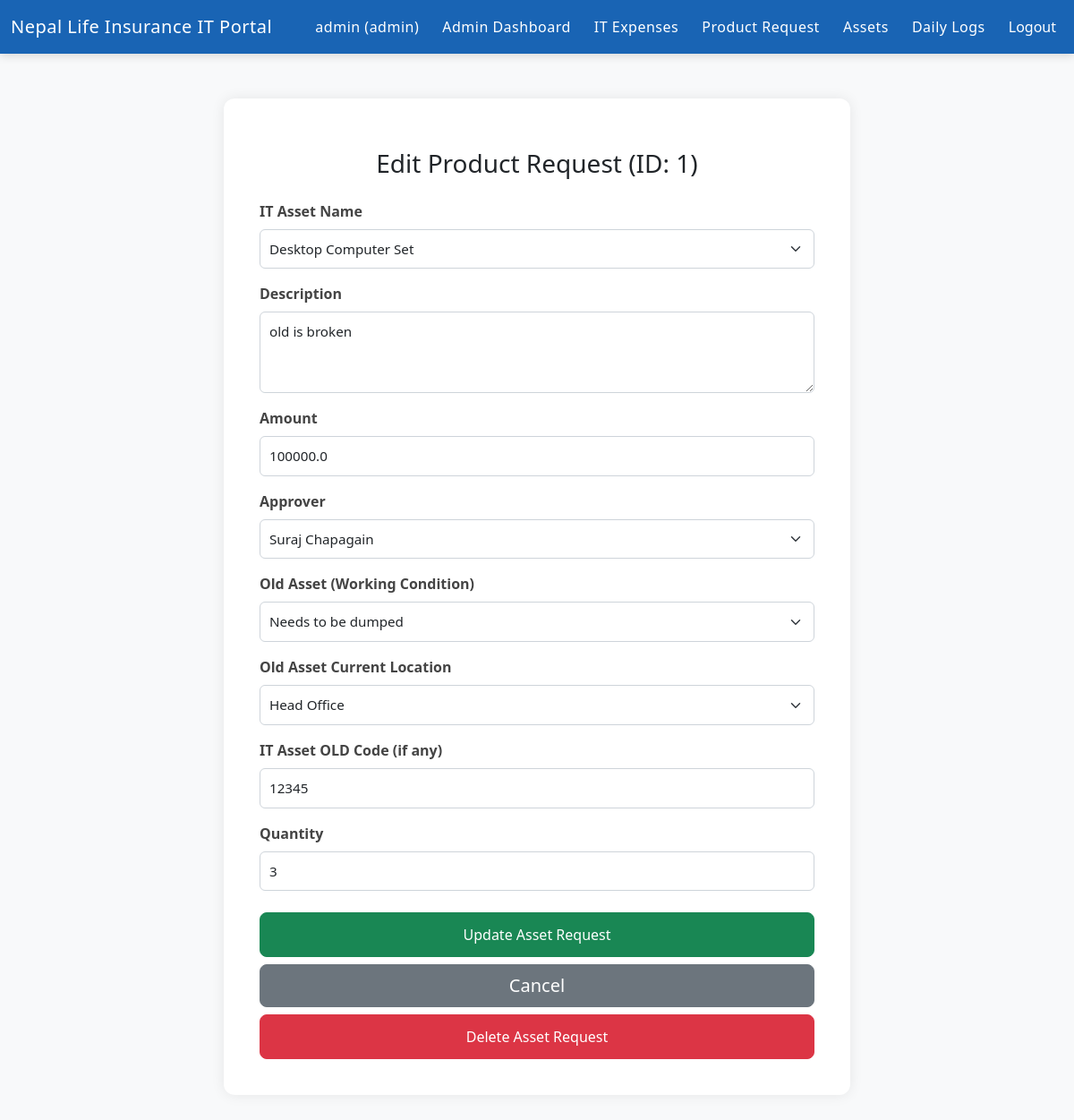
The app's page /admin/product-requests/edit/1 (signed in) with its own data.
### website/models.py (models this page shows)
class User(db.Model, UserMixin):
    id = db.Column(db.Integer, primary_key=True)
    username = db.Column(db.String(150), unique=True, nullable=False)
    password_hash = db.Column(db.String(200), nullable=False)
    role = db.Column(db.String(50), nullable=False)

class AssetRequest(db.Model):
    id = db.Column(db.Integer, primary_key=True)
    branch = db.Column(db.String(100), nullable=False)
    asset_name = db.Column(db.String(100), nullable=False)
    description = db.Column(db.Text, nullable=False)
    amount = db.Column(db.Float)
    approver = db.Column(db.String(120), nullable=False)
    old_condition = db.Column(db.String(100))
    old_location = db.Column(db.String(100))
    attachment = db.Column(db.String(200))
    old_code = db.Column(db.String(100))
    quantity = db.Column(db.Integer, nullable=False)
    date_requested = db.Column(db.DateTime, default=datetime.utcnow)

### website/admin.py (the view, shortened to what this page needs)
@admin.route('/admin/product-requests/edit/<int:product_id>', methods=['GET', 'POST'])
@login_required
@role_required('admin')
def edit_product(product_id):
    product = AssetRequest.query.get_or_404(product_id)
    return render_template('edit_product.html', product=product,approver_names=approver_names)

### website/__init__.py (called while the page is built)
def create_app():
    app = Flask(__name__)
    app.config['SECRET_KEY'] = 'NLICWEB'
    app.config['SQLALCHEMY_DATABASE_URI'] = 'sqlite:///asset_app.db'
    app.config['SQLALCHEMY_TRACK_MODIFICATIONS'] = False
    db.init_app(app)
    from .models import User
    login_manager.login_view = 'auth.login'
    login_manager.init_app(app)
    @login_manager.user_loader
    def load_user(user_id):
        return User.query.get(int(user_id))
    from . import models
    with app.app_context():
        db.create_all()
    from .views import views
    from .auth import auth
    from .admin import admin
    app.register_blueprint(views, url_prefix='/')
    app.register_blueprint(auth, url_prefix='/')
    app.register_blueprint(admin, url_prefix='/')
    return app

### website/utils.py (called while the page is built)
def role_required(*roles):
    def decorator(f):
        @wraps(f)
        def wrapper(*args, **kwargs):
            if not current_user.is_authenticated:
                flash('Please log in to access this page.', 'warning')
                return redirect(url_for('auth.login', next=request.url))
            if current_user.role not in roles:
                return render_template('403.html'), 403
            return f(*args, **kwargs)
        return wrapper
    return decorator

### website/templates/edit_product.html (shortened to what this page needs)
{% extends 'base.html' %}
{% block content %}
<div class="asset-form container">
    <div class="text-center mb-4">
            <h3 class="mt-3">Edit Product Request (ID: {{ product.id }})</h3>
        </div>
    <div class="card-body">
        <form method="POST">
            <div class="mb-3">
            <label for="assetName" class="form-label">IT Asset Name</label>
            <select class="form-select" id="asset_name" name="asset_name" required>
                <option value="{{ product.asset_name }}">{{ product.asset_name }}</option>
            </select>
            </div>
            <div class="mb-3">
                <label for="description" class="form-label">Description</label>
                <textarea name="description" id="description" class="form-control" rows="3" required>{{ product.description }}</textarea>
            </div>
            <div class="mb-3">
                <label for="amount" class="form-label">Amount</label>
                <input type="number" step="0.01" name="amount" id="amount" class="form-control" value="{{ product.amount }}" required>
            </div>
            <div class="mb-3">
            <label for="approver" class="form-label">Approver</label>
            <select class="form-select" id="approver" name="approver" required>
                {% for email, name in approver_names.items() %}
                <option value="{{ email }}" {% if product.approver == email %}selected{% endif %}>
                {{ name }}
                 </option>
                {% endfor %}
            </select>
            </div>
            <div class="mb-3">
            <label for="approver" class="form-label">Old Asset (Working Condition)</label>
            <select class="form-select" id="old_condition" name="old_condition" required>
                <option value="{{ product.old_condition }}">{{ product.old_condition }}</option>
            </select>
            </div>
            <div class="mb-3">
            <label for="approver" class="form-label">Old Asset Current Location</label>
            <select class="form-select" id="old_location" name="old_location" required>
                <option value="{{ product.old_location }}">{{ product.old_location }}</option>
            </select>
            </div>
            <div class="mb-3">
            <label for="oldCode" class="form-label">IT Asset OLD Code (if any)</label>
            <input type="text" class="form-control" id="oldCode" name="old_code" value = "{{ product.old_code}}">
            </div>
            <div class="mb-3">
            <label for="quantity" class="form-label">Quantity</label>
            <input type="number" class="form-control" id="quantity" name="quantity" min="1" value="{{ product.quantity}}" required>
            </div>
            <div class="d-grid gap-2 mt-4">
            <button type="submit" class="btn btn-success px-5">Update Asset Request</button>
            <a href="{{ url_for('admin.product') }}" class="btn btn-secondary btn-lg ">Cancel</a>
            </div>
        </form>
        <form method="POST" action="{{ url_for('admin.delete_product', product_id=product.id) }}" onsubmit="return confirm('Are you sure you want to delete this request?');">
        <button type="submit" class="btn btn-danger btn-sm mt-2">Delete Asset Request</button>
    </div>
</div>
{% endblock %}

### website/templates/base.html (shortened to what this page needs)
<!DOCTYPE html>
<html lang="en">
<head>
    <link href="https://cdn.jsdelivr.net/npm/bootstrap@5.3.3/dist/css/bootstrap.min.css" rel="stylesheet">
    <link rel="stylesheet" href="{{ url_for('static', filename='css/form.css') }}">
    <link rel="stylesheet" href="{{ url_for('static', filename='css/nav.css') }}">
</head>
<body class="bg-light">
    <nav class="navbar navbar-expand-lg navbar-dark bg-primary sticky">
    <div class="container-fluid">
        <a class="navbar-brand" href="{{ url_for('views.home') }}">Nepal Life Insurance IT Portal</a>
        <div class="collapse navbar-collapse" id="navbarNav">
            <ul class="navbar-nav ms-auto">
                {% if current_user.is_authenticated %}
                    <li class="nav-item">
                        <span class="nav-link text-white">
                            {{ current_user.username }} ({{ current_user.role }})
                        </span>
                    </li>
                    {% if current_user.role == 'admin' %}
                        <li class="nav-item">
                            <a class="nav-link" href="{{ url_for('admin.admin_dashboard') }}">Admin Dashboard</a>
                        </li>
                    {% endif %}
                    <li class="nav-item"><a class="nav-link" href="{{ url_for('views.expenses') }}">IT Expenses</a></li>
                    <li class="nav-item"><a class="nav-link" href="{{ url_for('views.product') }}">Product Request</a></li>
                    <li class="nav-item"><a class="nav-link" href="{{ url_for('views.assets') }}">Assets</a></li>
                    <li class="nav-item"><a class="nav-link" href="{{ url_for('views.logs') }}">Daily Logs</a></li>
                    <li class="nav-item">
                        <form method="POST" action="{{ url_for('auth.logout') }}">
                            <button type="submit" class="btn btn-outline-light btn-sm nav-link border-0">Logout</button>
                        </form>
                    </li>
                {% endif %}
            </ul>
        </div>
    </div>
</nav>
    <div class="container-fluid mt-4">
        {% block content %}
        {% endblock %}
    </div>
</body>
</html>

### website/static/css/form.css (style rules this page uses)
.asset-form { max-width: 700px; margin: 50px auto; background-color: #ffffff; padding: 40px; border-radius: 12px; box-shadow: 0 0 15px rgba(0, 0, 0, 0.08); }
.asset-form .form-label { font-weight: 600; color: #444; }
.asset-form .form-control, .asset-form .form-select { padding: 10px; font-size: 0.95rem; border-radius: 6px; border: 1px solid #ced4da; }
.asset-form button[type="submit"] { display: block; width: 100%; padding: 12px; font-size: 1rem; border-radius: 8px; }

### website/static/css/nav.css (style rules this page uses)
.navbar { box-shadow: 0 2px 10px rgba(0, 0, 0, 0.15); font-weight: 500; letter-spacing: 0.5px; }
.navbar.bg-primary { background-color: #1964b4 !important; }
.navbar .nav-link { color: #ffffff !important; padding: 10px 15px; border-radius: 5px; transition: background 0.3s ease; }
.navbar-nav .nav-item { margin-left: 10px; }

### records on screen
User: username "admin", role "admin"
AssetRequest: id "1", asset_name "Desktop Computer Set", description "old is broken", amount "100000.0", approver "Suraj Chapagain", old_condition "Needs to be dumped", old_location "Head Office", old_code "12345", quantity "3"
